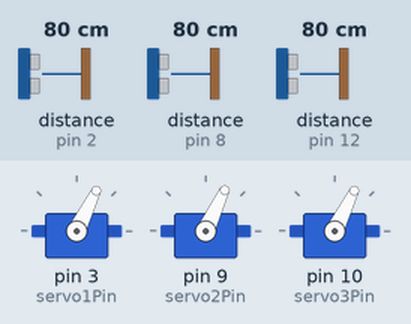
A sketch run on a simulated Arduino Uno, built with avr-gcc and run on an emulated ATmega328P. On the bench: 3 × servo. Wiring (inferred from the names in the program): 3 × ultrasonic range finder: trigger pin 4, echo pin 2 / trigger pin 7, echo pin 8 / trigger pin 13, echo pin 12. The inputs (shaded band) are chosen by the test bench; at power-on: distance to the obstacle (sensors on pin 12, pin 2, pin 8) 80 cm. The echo pulse lasts 58.3 µs per cm.

Above: at 1.2 s.
1.3 s: distance to the obstacle (sensor on pin 12) set to 2 cm
At 2.3 s:
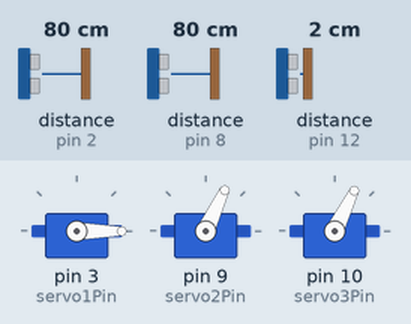
3.0 s: distance to the obstacle (sensor on pin 2) set to 2 cm
At 4.2 s:
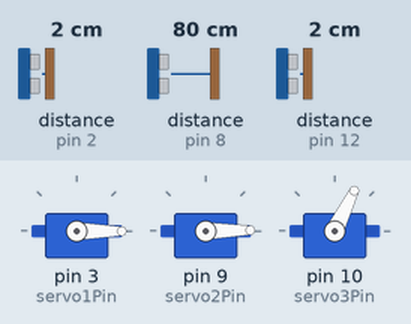
4.5 s: distance to the obstacle (sensor on pin 8) set to 2 cm
At 5.4 s:
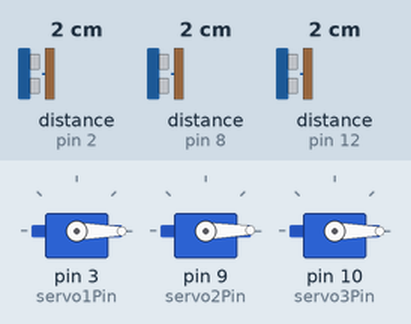
6.0 s: distance to the obstacle (sensor on pin 2) set to 35 cm
At 6.7 s:
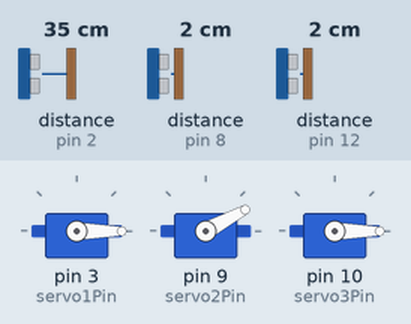
7.6 s: distance to the obstacle (sensor on pin 8) set to 35 cm
At 8.8 s:
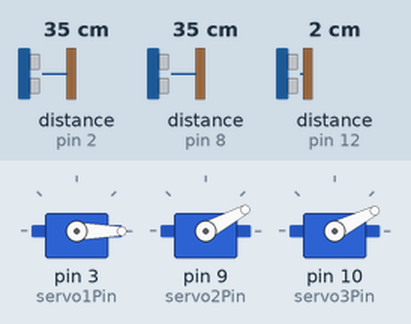
9.1 s: distance to the obstacle (sensor on pin 12) set to 35 cm
At 10.1 s:
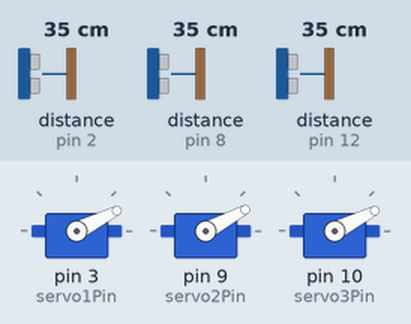
Timing chart, 0 to 11.7 s (numbered marks = the images above; inputs shaded):
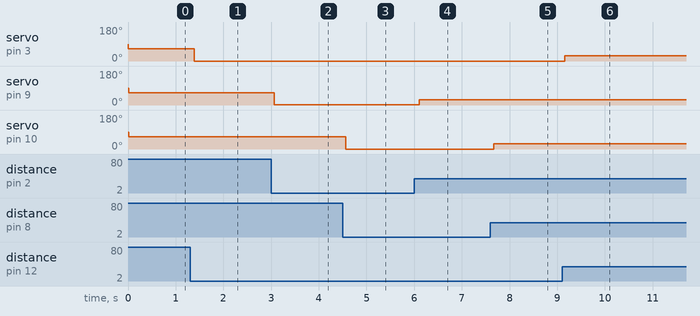

The sketch:

range_servos3.ino
```cpp
#include <Servo.h>

Servo servo1;            // create servo object to control a servo
Servo servo2;            // create servo object to control a servo
Servo servo3;            // create servo object to control a servo

const byte servo1Pin = 3;
const byte servo2Pin = 9;
const byte servo3Pin = 10;
#define trigPin1 13
#define echoPin1 12
#define trigPin2 4
#define echoPin2 2
#define trigPin3 7
#define echoPin3 8

unsigned long time = 0;
long duration1, distance1;
long duration2, distance2;
long duration3, distance3;

void setup() {
  servo1.attach(servo1Pin);
  servo2.attach(servo2Pin);
  servo3.attach(servo3Pin);
  Serial.begin (9600);
  pinMode(trigPin1, OUTPUT);
  pinMode(echoPin1, INPUT);
  pinMode(trigPin2, OUTPUT);
  pinMode(echoPin2, INPUT);
  pinMode(trigPin3, OUTPUT);
  pinMode(echoPin3, INPUT);
}

void loop() {
  digitalWrite(trigPin1, LOW);
  delayMicroseconds(2);
  digitalWrite(trigPin1, HIGH);
  delayMicroseconds(10);
  digitalWrite(trigPin1, LOW);
  duration1 = pulseIn(echoPin1, HIGH);
  distance1 = duration1 / 2 / 29.1;        // in cm
  if (distance1 < 0) {distance1 = 0;}
  if (distance1 > 220) {distance1 = 220;}
  distance1 = map(distance1,0,220,0,180);
  servo1.write(distance1);


  digitalWrite(trigPin2, LOW);
  delayMicroseconds(2);
  digitalWrite(trigPin2, HIGH);
  delayMicroseconds(10);
  digitalWrite(trigPin2, LOW);
  duration2 = pulseIn(echoPin2, HIGH);
  distance2 = duration2 / 2 / 29.1;        // in cm
  if (distance2 < 0) {distance2 = 0;}
  if (distance2 > 220) {distance2 = 220;}
  distance2 = map(distance2,0,220,0,180);
  servo2.write(distance2);


  digitalWrite(trigPin3, LOW);
  delayMicroseconds(2);
  digitalWrite(trigPin3, HIGH);
  delayMicroseconds(10);
  digitalWrite(trigPin3, LOW);
  duration3 = pulseIn(echoPin3, HIGH);
  distance3 = duration3 / 2 / 29.1;        // in cm
  if (distance3 < 0) {distance3 = 0;}
  if (distance3 > 220) {distance3 = 220;}
  distance3 = map(distance3,0,220,0,180);
  servo3.write(distance3);

  delay(100);
}
```

Measured:
- after the input at 1.3 s, servo on pin 3 (servo1Pin): 64° → 0° after 0.09 s; servo on pin 9 (servo2Pin): 65° → 64° after 0.10 s, → 65° 0.11 s later
- after the input at 3.0 s, servo on pin 9 (servo2Pin): 65° → 1° after 0.07 s
- after the input at 4.5 s, servo on pin 10 (servo3Pin): 64° → 0° after 0.07 s
- after the input at 6.0 s, servo on pin 9 (servo2Pin): 1° → 28° after 0.10 s
- after the input at 7.6 s, servo on pin 10 (servo3Pin): 0° → 27° after 0.07 s
- after the input at 9.1 s, servo on pin 3 (servo1Pin): 0° → 27° after 0.05 s; servo on pin 9 (servo2Pin): 28° → 27° after 0.06 s, → 28° 0.11 s later
